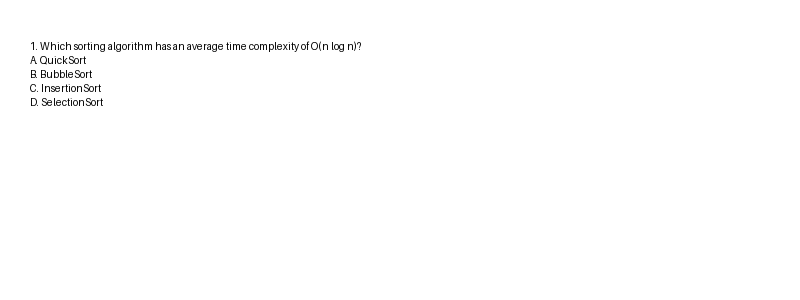
#> input picture samples/sample_question.png, 800 x 300 px
$ python -i preprocess_service.py   (imports and definitions only)
#> lines starting #> are read from the running program, lines starting #| are printed output that depends on the picture
#> further down, picture is the input picture: shape (300, 800); min 1, max 255, mean 253.6
import cv2
import numpy as np
from typing import Tuple


class ImagePreprocessService:
    """Provides computer vision preprocessing routines for scanned examination documents."""

    @staticmethod
    def load_image(image_path_or_bytes) -> np.ndarray:
        """Loads an image into OpenCV BGR numpy array."""
        if isinstance(image_path_or_bytes, bytes):
            nparr = np.frombuffer(image_path_or_bytes, np.uint8)
            img = cv2.imdecode(nparr, cv2.IMREAD_COLOR)
        else:
            img = cv2.imread(image_path_or_bytes)

        if img is None:
            raise ValueError("Failed to load image for preprocessing.")
        return img

    @staticmethod
    def to_grayscale(image: np.ndarray) -> np.ndarray:
        """Converts BGR image to single-channel Grayscale."""
        if len(image.shape) == 2:
            return image
        return cv2.cvtColor(image, cv2.COLOR_BGR2GRAY)

    @staticmethod
    def remove_noise(gray_image: np.ndarray) -> np.ndarray:
        """Applies median blurring to eliminate scanner salt-and-pepper noise."""
        return cv2.medianBlur(gray_image, 3)

    @staticmethod
    def binarize_otsu(gray_image: np.ndarray) -> np.ndarray:
        """Applies Otsu's thresholding to generate a high-contrast binary black & white image."""
        _, thresh = cv2.threshold(gray_image, 0, 255, cv2.THRESH_BINARY + cv2.THRESH_OTSU)
        return thresh

    @staticmethod
    def deskew(gray_image: np.ndarray) -> Tuple[np.ndarray, float]:
        """Calculates skew angle and straightens rotated or skewed scans."""
        # Invert colors so text pixels are white (255)
        inverted = cv2.bitwise_not(gray_image)
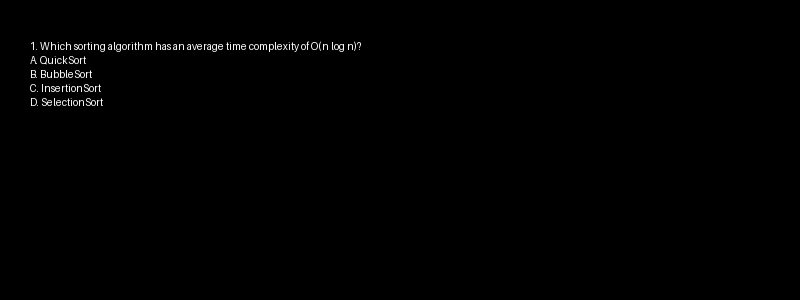
#> inverted: shape (300, 800); min 0, max 254, mean 1.4
        coords = np.column_stack(np.where(inverted > 0))
#> coords = 2322 pairs, first value 41 to 105, second value 30 to 360
        if len(coords) < 10:
            return gray_image, 0.0

        angle = cv2.minAreaRect(coords)[-1]
#> angle = -89.79
        # Adjust angle format from OpenCV minAreaRect
        if angle < -45:
            angle = -(90 + angle)
#> angle = -0.208
        elif angle > 45:
            angle = 90 - angle

        # Only correct noticeable skew (e.g. between 0.5 and 45 degrees)
        if abs(angle) < 0.5:
            return gray_image, 0.0

        (h, w) = gray_image.shape[:2]
        center = (w // 2, h // 2)
        m = cv2.getRotationMatrix2D(center, angle, 1.0)
        rotated = cv2.warpAffine(
            gray_image, m, (w, h), flags=cv2.INTER_CUBIC, borderMode=cv2.BORDER_REPLICATE
        )
        return rotated, angle

    @classmethod
    def preprocess_for_ocr(cls, image_path_or_bytes) -> Tuple[np.ndarray, float]:
        """Runs the standard preprocessing pipeline (Grayscale -> Denoise -> Deskew -> Binarize)."""
        img = cls.load_image(image_path_or_bytes)
        gray = cls.to_grayscale(img)
        denoised = cls.remove_noise(gray)
        deskewed, angle = cls.deskew(denoised)
        binarized = cls.binarize_otsu(deskewed)
        return binarized, angle

>>> import cv2
>>> picture = cv2.imread('../../samples/sample_question.png', cv2.IMREAD_GRAYSCALE)
>>> result = ImagePreprocessService().deskew(picture)
